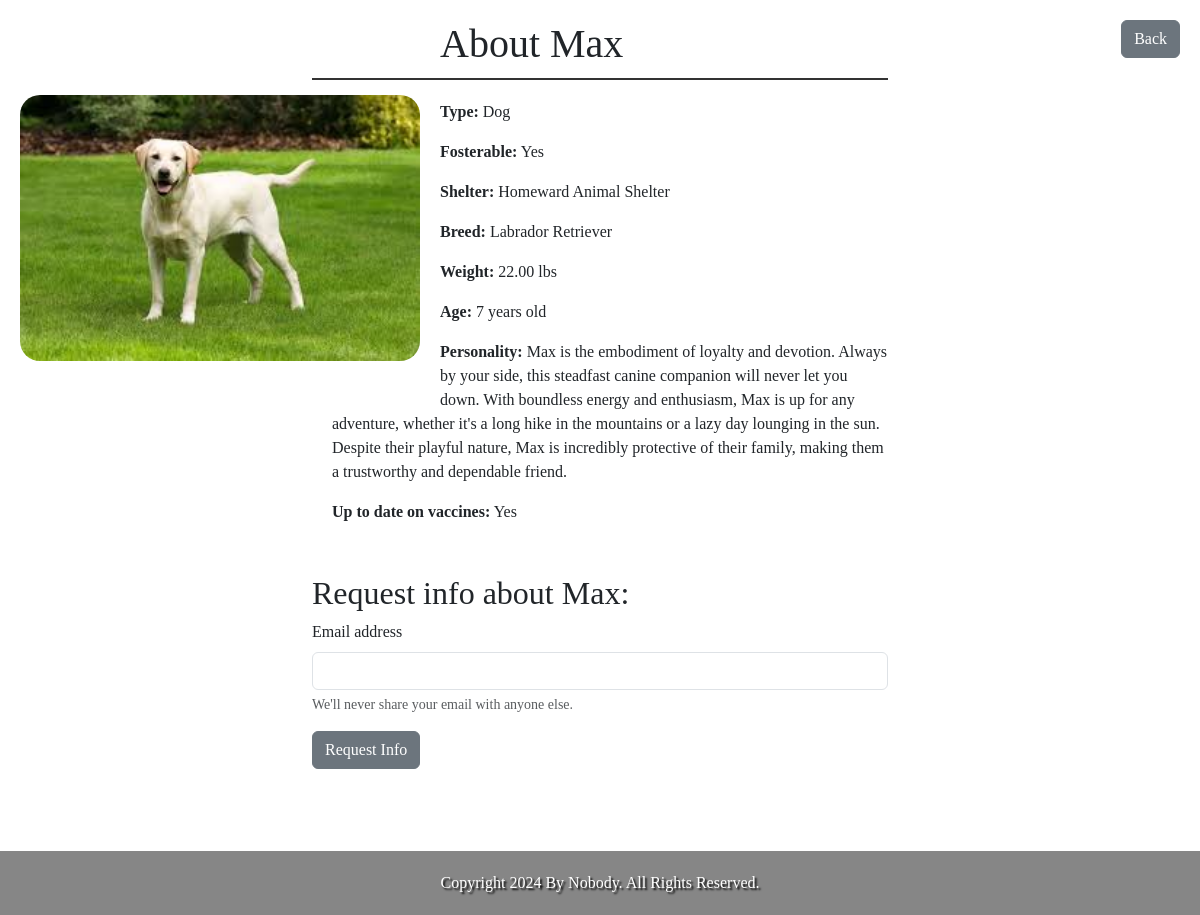
/animal/13/, run on the app's committed database.
### animal_adoption_app/models.py (models this page shows, shortened)
class Animal(models.Model):
    id = models.AutoField(primary_key=True)
    name = models.CharField(max_length=100, unique=True)
    price = models.DecimalField(max_digits=10, decimal_places=2)
    fosterable = models.BooleanField(default=False)
    image_path = models.CharField(max_length=255, blank=True, null=True)
    SHELTER_CHOICES = [
        ('Homeward Animal Shelter', 'Homeward Animal Shelter'),
        ('Cats Cradle Shelter Inc', 'Cats Cradle Shelter Inc'),
        ('Minn-Kota PAAWS', 'Minn-Kota PAAWS'),
    ]
    shelter = models.CharField(max_length=100, choices=SHELTER_CHOICES)

class Dog(models.Model):
    animal = models.OneToOneField(Animal, on_delete=models.CASCADE, primary_key=True)
    breed = models.CharField(max_length=100)
    weight = models.DecimalField(max_digits=5, decimal_places=2)
    age = models.IntegerField()
    personality = models.TextField()
    up_to_date_on_vaccines = models.BooleanField(default=False)

### animal_adoption_app/views.py (the view)
# urls.py: path('animal/<int:animal_id>/', views.animal_detail_view, name='animal_detail'),
def animal_detail_view(request, animal_id):
    animal = get_object_or_404(Animal, pk=animal_id)
    if hasattr(animal, 'dog'):
        animal_type = 'Dog'
        animal_info = get_object_or_404(Dog, animal=animal)
    elif hasattr(animal, 'cat'):
        animal_type = 'Cat'
        animal_info = get_object_or_404(Cat, animal=animal)
    elif hasattr(animal, 'lizard'):
        animal_type = 'Lizard'
        animal_info = get_object_or_404(Lizard, animal=animal)
    elif hasattr(animal, 'bird'):
        animal_type = 'Bird'
        animal_info = get_object_or_404(Bird, animal=animal)
    elif hasattr(animal, 'fish'):
        animal_type = 'Fish'
        animal_info = get_object_or_404(Fish, animal=animal)
    else:
        animal_type = 'Unknown'
        animal_info = None
    return render(request, 'animal_detail.html', {'animal': animal, 'animal_type': animal_type, 'animal_info': animal_info})

### animal_adoption_app/templates/animal_detail.html (shortened to what this page needs)
<!DOCTYPE html>
{% load static %}
<html lang="en">
<head>
    <link href="https://cdn.jsdelivr.net/npm/bootstrap@5.3.3/dist/css/bootstrap.min.css" rel="stylesheet">
</head>
<body>
    <a href="javascript:history.go(-1)" class="btn btn-secondary back-button">Back</a>
    <img src="{% static animal.image_path %}" alt="{{ animal.name }}">
    <div class="container">
        <h1>About {{ animal.name }}</h1>
        <p><strong>Type:</strong> {{ animal_type }}</p>
        <p><strong>Fosterable:</strong> {% if animal.fosterable %}Yes{% else %}No{% endif %}</p>
        <p><strong>Shelter:</strong> {{ animal.shelter }}</p>
        {% if animal_type == 'Dog' %}
            <p><strong>Breed:</strong> {{ animal_info.breed }}</p>
            <p><strong>Weight:</strong> {{ animal_info.weight }} lbs</p>
            <p><strong>Age:</strong> {{ animal_info.age }} years old</p>
            <p><strong>Personality:</strong> {{ animal_info.personality }}</p>
            <p><strong>Up to date on vaccines:</strong> {% if animal_info.up_to_date_on_vaccines %}Yes{% else %}No{% endif %}</p>
        {% elif animal_type == 'Lizard' %}
            <p><strong>Species:</strong> {{ animal_info.species }}</p>
            <p><strong>Age:</strong> {{ animal_info.age }} years old</p>
            <p><strong>Temperature:</strong> {{ animal_info.temperature }} °F</p>
        {% elif animal_type == 'Bird' %}
            <p><strong>Species:</strong> {{ animal_info.species }}</p>
            <p><strong>Age:</strong> {{ animal_info.age }} years old</p>
            <p><strong>Wingspan:</strong> {{ animal_info.wingspan }} inches</p>
        {% elif animal_type == 'Fish' %}
            <p><strong>Species:</strong> {{ animal_info.species }}</p>
            <p><strong>Length:</strong> {{ animal_info.length }} inches</p>
            <p><strong>Food:</strong> {{ animal_info.food }}</p>
        {% else %}
        <p>Unknown animal type</p>
        {% endif %}
    </div>
    <div class="container">
        <h2 class="request-info">Request info about {{ animal.name }}:</h2>
        <form id="requestInfoForm">
            <div class="mb-3">
                <label for="inputEmail" class="form-label">Email address</label>
                <input type="email" class="form-control" id="inputEmail" aria-describedby="emailHelp" required>
                <div id="emailHelp" class="form-text">We'll never share your email with anyone else.</div>
            </div>
            <button type="submit" class="btn btn-secondary">Request Info</button>
            <br>
            <br>
            <br>
            <br>
            <br>
        </form>
    </div>
    {% include "footer.html" %}
</body>
</html>

### animal_adoption_app/templates/animal_detail.html (style rules this page uses)
body { font-family: 'Comic Sans MS', cursive; margin: 20px; }
h1 { border-bottom: 2px solid #333; padding-bottom: 10px; margin-bottom: 20px; }
p { margin-left: 20px; }
img { max-width: 100%; height: auto; margin-top: 75px; margin-bottom: 50px; float: left; margin-right: 20px; width: 400px; border-radius: 20px; }
.container { max-width: 600px; margin-bottom: 50px; }
.back-button { position: absolute; top: 20px; right: 20px; }
.request-info { margin-top: 30px; }

### animal_adoption_app/templates/footer.html (style rules this page uses)
body { font-family: 'Comic Sans MS', cursive; }

### data on the page
Animal: image_path (picture), name "Max", shelter "Homeward Animal Shelter"
Dog: breed "Labrador Retriever", weight "22.00", age "7", personality "Max is the embodiment of loyalty and devotion. Always by your side, this steadfast canine companion will never let you down. With boundless energy and enthusiasm, Max is up for any adventure, whether it's a long hike in the mountains or a lazy day lounging in the sun. Despite their playful nature, Max is incredibly protective of their family, making them a trustworthy and dependable friend."

### other printed values
{{ animal_type }} "Dog"
